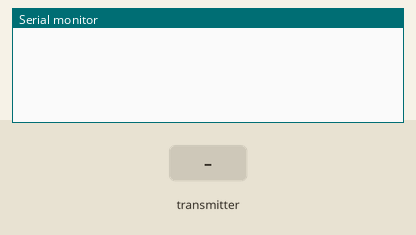
The sketch below on a simulated ESP32. Shown: the last lines printed to the serial monitor. The test bench sets the inputs (shaded band).

Above: at 1.2 s.
1.3 s: the transmitter starts sending nodeID = 0
At 1.66 s:
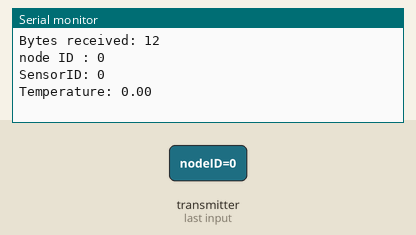
2.8 s: the transmitter starts sending sensorID = 1
4.3 s: the transmitter starts sending tempC = 25
At 4.66 s:
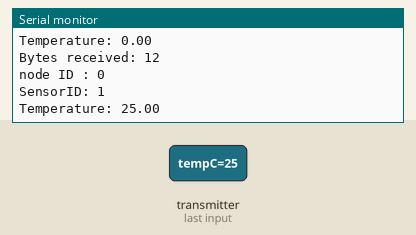
5.8 s: the transmitter starts sending nodeID = 1
7.3 s: the transmitter starts sending tempC = 50
At 7.66 s:
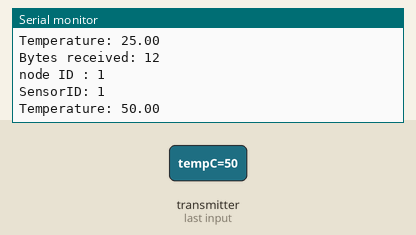
Timing chart, 0 to 9.8 s (numbered marks = the images above; inputs shaded):
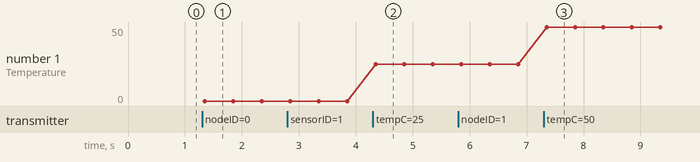

Measured:
- after the input at 1.3 s, the serial monitor: prints a new line after 0.05 s (image 1)
- after the input at 4.3 s, the serial monitor: prints a new line after 0.05 s (image 2)
- after the input at 7.3 s, the serial monitor: prints a new line after 0.05 s (image 3)
- plotted number 1: 0 → 25 after the input at 4.3 s, 25 → 50 after the input at 7.3 s

The sketch:

ESPNOWReceiver.ino
```cpp
#include <ArduinoJson.h>
#include <ArduinoJson.hpp>
#include <WiFi.h>
#include <PubSubClient.h>
#include <Wire.h>
#include <OneWire.h>
#include <esp_now.h>
#include <WiFi.h>

// Struct example to receive data
//  Must match the sender structure
typedef struct espData {
  int nodeID;
  int sensorID;
  float tempC;
} espData;

// Create a struct_message called myData
espData myData;
HardwareSerial mySerial(2);
void setup() {
  // Initialize Serial Monitors
  Serial.begin(115200);
  mySerial.begin(9600,SERIAL_8N1,16,17);
  WiFi.mode(WIFI_STA);

  if (esp_now_init() != ESP_OK) {
    Serial.println("There was an error initializing ESP-NOW");
    return;
  }
  esp_now_register_recv_cb(esp_now_recv_cb_t(OnDataRecv));

}
void loop() {
}

// callback function that will be executed when data is received via espNow
void OnDataRecv(const uint8_t * mac, const uint8_t *incomingData, int len) {
  memcpy(&myData, incomingData, sizeof(myData));
  Serial.print("Bytes received: ");
  mySerial.print("Bytes received: ");
  Serial.println(len);
  Serial.print("node ID : ");
  Serial.println(myData.nodeID);
  mySerial.println(myData.nodeID);
  Serial.print("SensorID: ");
  Serial.println(myData.sensorID);
  mySerial.println(myData.sensorID);
  Serial.print("Temperature: ");
  Serial.println(myData.tempC);
  mySerial.println(myData.tempC);
}
 
```
